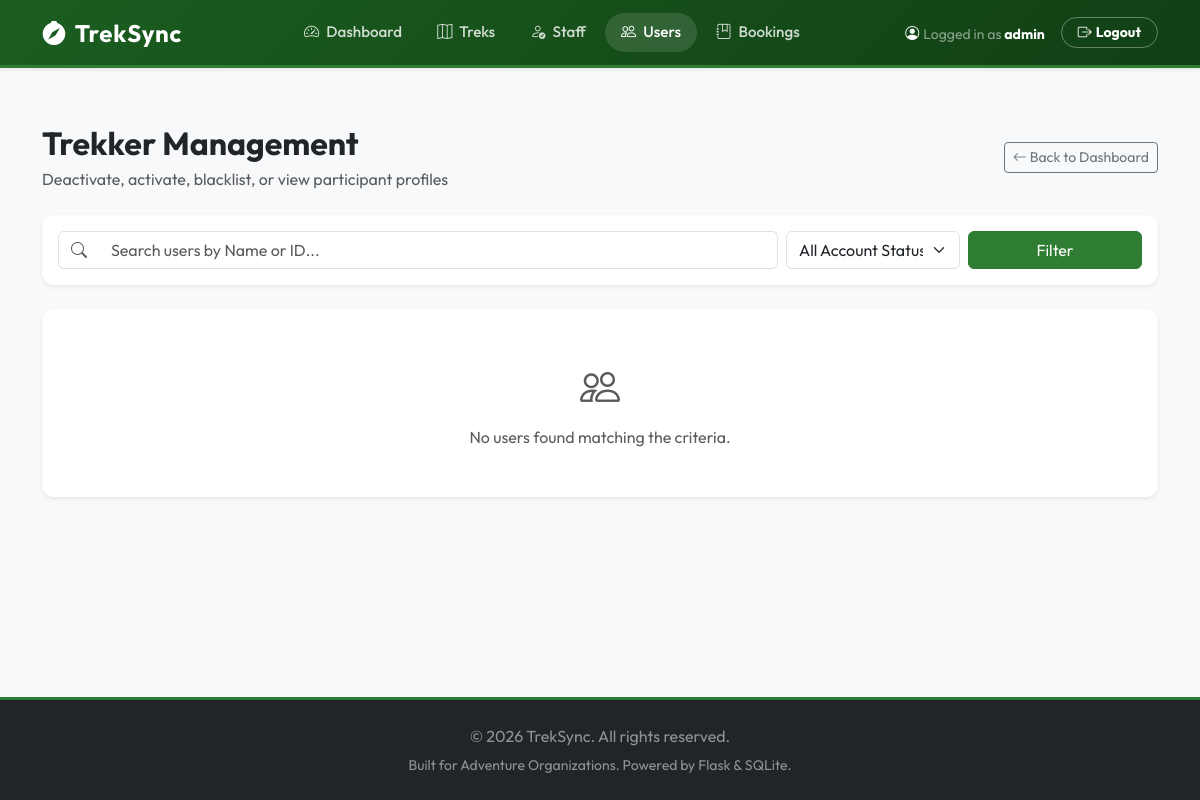
Before: /admin/users (signed in) with the older database file.
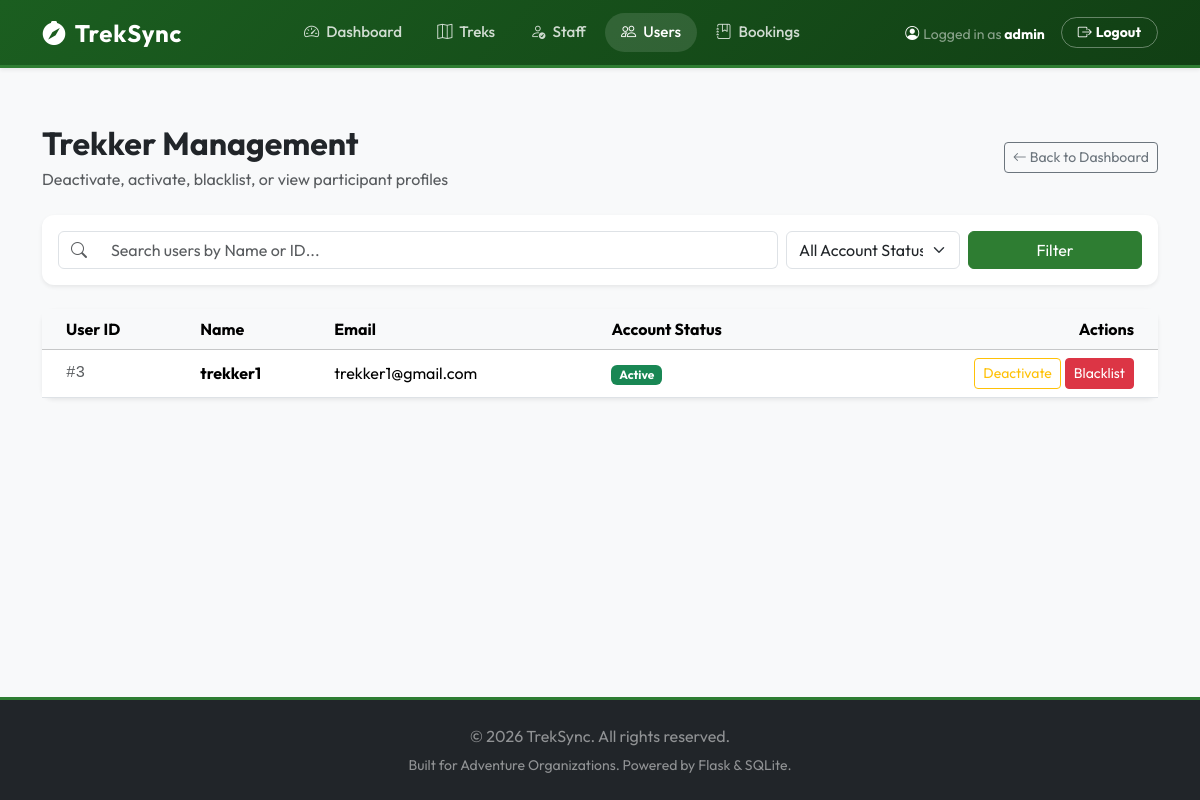
After: the same page with the newer database file.
### models.py (models this page shows, shortened)
class User(db.Model, UserMixin):
    __tablename__ = 'user'
    id = db.Column(db.Integer, primary_key=True)
    username = db.Column(db.String(80), unique=True, nullable=False)
    email = db.Column(db.String(120), unique=True, nullable=False)
    password_hash = db.Column(db.String(255), nullable=False)
    role = db.Column(db.String(20), nullable=False)  # 'admin', 'staff', 'trekker'
    is_active = db.Column(db.Boolean, default=True)  # Admin can deactivate
    is_blacklisted = db.Column(db.Boolean, default=False)  # Admin can blacklist
    profile = db.relationship('StaffProfile', back_populates='user', uselist=False, cascade="all, delete-orphan")
    bookings = db.relationship('Booking', back_populates='user', cascade="all, delete-orphan")
    assigned_treks = db.relationship('Trek', back_populates='staff', foreign_keys='Trek.staff_id')

### app.py (the view)
@app.route('/admin/users')
@login_required
@admin_required
def admin_users():
    search_query = request.args.get('q', '').strip()
    filter_status = request.args.get('status', '').strip()
    query = User.query.filter_by(role='trekker')
    if search_query:
        if search_query.isdigit():
            query = query.filter((User.username.like(f"%{search_query}%")) | (User.id == int(search_query)))
        else:
            query = query.filter(User.username.like(f"%{search_query}%"))
    if filter_status == 'active':
        query = query.filter(User.is_active == True, User.is_blacklisted == False)
    elif filter_status == 'deactivated':
        query = query.filter(User.is_active == False, User.is_blacklisted == False)
    elif filter_status == 'blacklisted':
        query = query.filter(User.is_blacklisted == True)
    users = query.all()
    return render_template('admin/users.html', users=users, search_query=search_query, filter_status=filter_status)

### app.py (called while the page is built)
@login_manager.user_loader
def load_user(user_id):
    return User.query.get(int(user_id))

def admin_required(f):
    @wraps(f)
    def decorated_function(*args, **kwargs):
        if not current_user.is_authenticated or current_user.role != 'admin':
            flash('Access denied. Admin role required.', 'error')
            return redirect(url_for('home'))
        return f(*args, **kwargs)
    return decorated_function

### templates/admin/users.html (shortened to what the changed rows need)
{% extends "base.html" %}
{% block content %}
<div class="container">
    <div class="d-flex flex-column flex-md-row justify-content-between align-items-md-center gap-3 mb-4">
        <div>
            <h1 class="h2 fw-bold mb-1">Trekker Management</h1>
        </div>
    </div>
    <div class="card border-0 shadow-sm">
        <div class="card-body p-0">
            {% if users %}
                <div class="table-responsive">
                    <table class="table table-hover align-middle mb-0">
                        <thead class="table-light">
                            <tr>
                                <th class="ps-4">User ID</th>
                                <th>Name</th>
                                <th>Email</th>
                                <th>Account Status</th>
                                <th class="text-end pe-4">Actions</th>
                            </tr>
                        </thead>
                        <tbody>
                            {% for user in users %}
                                <tr>
                                    <td class="ps-4 font-monospace text-muted">#{{ user.id }}</td>
                                    <td>
                                        <div class="fw-bold">{{ user.username }}</div>
                                    </td>
                                    <td>{{ user.email }}</td>
                                    <td>
                                        {% if user.is_blacklisted %}
                                            <span class="badge bg-danger">Blacklisted</span>
                                        {% elif not user.is_active %}
                                            <span class="badge bg-secondary">Deactivated</span>
                                        {% else %}
                                            <span class="badge bg-success">Active</span>
                                        {% endif %}
                                    </td>
                                    <td class="text-end pe-4">
                                        <div class="d-flex justify-content-end gap-1">
                                            {% if user.is_active and not user.is_blacklisted %}
                                                <form action="{{ url_for('admin_toggle_user_active', user_id=user.id) }}" method="POST" class="d-inline">
                                                    <button type="submit" class="btn btn-sm btn-outline-warning">Deactivate</button>
                                                </form>
                                                <form action="{{ url_for('admin_blacklist_user', user_id=user.id) }}" method="POST" class="d-inline" onsubmit="return confirm('Blacklist this trekker? They will be locked out and cannot log in.');">
                                                    <button type="submit" class="btn btn-sm btn-danger">Blacklist</button>
                                                </form>
                                            {% elif not user.is_active and not user.is_blacklisted %}
                                                <form action="{{ url_for('admin_toggle_user_active', user_id=user.id) }}" method="POST" class="d-inline">
                                                    <button type="submit" class="btn btn-sm btn-success">Activate</button>
                                                </form>
                                            {% else %}
                                                <form action="{{ url_for('admin_unblacklist_user', user_id=user.id) }}" method="POST" class="d-inline">
                                                    <button type="submit" class="btn btn-sm btn-outline-success">Remove Blacklist</button>
                                                </form>
                                            {% endif %}
                                        </div>
                                    </td>
                                </tr>
                            {% endfor %}
                        </tbody>
                    </table>
                </div>
            {% else %}
                <div class="p-5 text-center text-muted">
                    <i class="bi bi-people fs-1 mb-2 d-block"></i>
                    No users found matching the criteria.
                </div>
            {% endif %}
        </div>
    </div>
</div>
{% endblock %}

Changed rows visible on the page:
added User: id "3", username "trekker1", email "trekker1@gmail.com", is_blacklisted "Active"
Other visible differences:
text no longer shown: "No users found matching the criteria."
text now shown: "User ID Name Email Account Status Actions"
